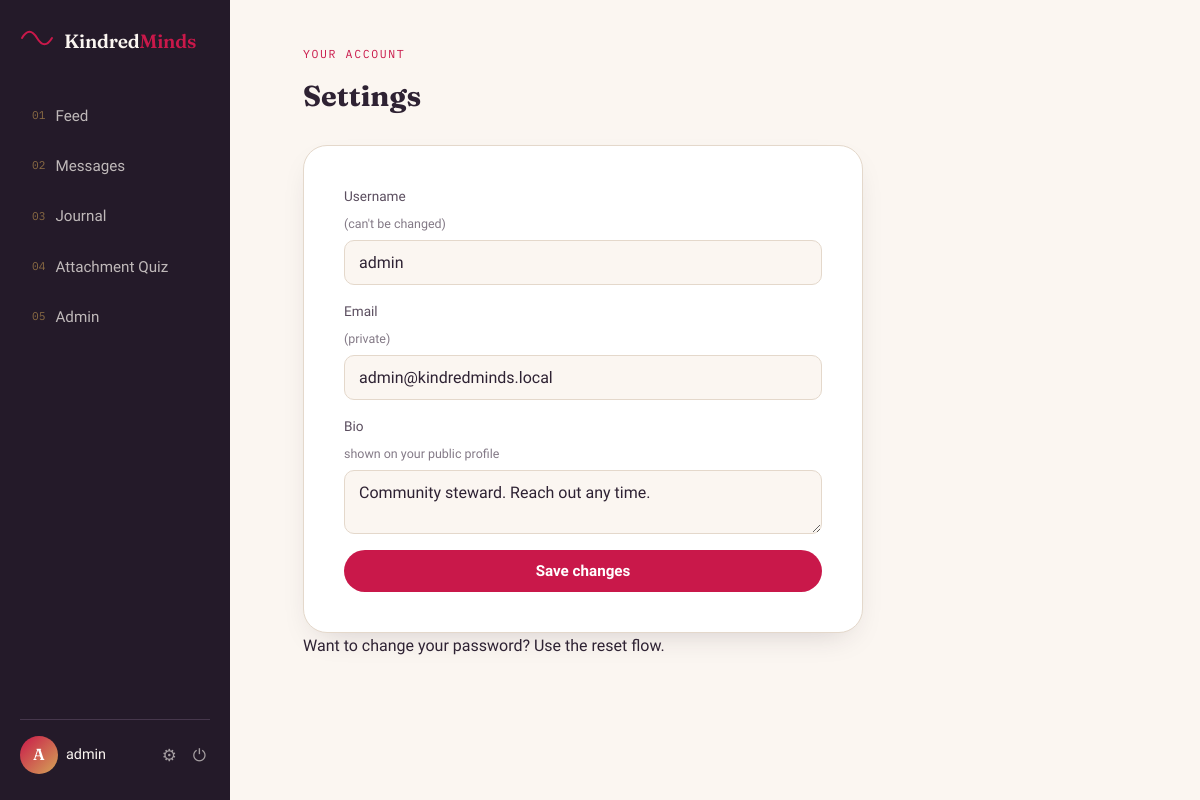
The app's page /settings (signed in) with its own data.
### tables this page shows
CREATE TABLE users (
            id INTEGER PRIMARY KEY AUTOINCREMENT,
            username TEXT UNIQUE NOT NULL,
            email TEXT UNIQUE NOT NULL,
            password_hash TEXT NOT NULL,
            bio TEXT DEFAULT '',
            is_admin INTEGER DEFAULT 0,
            is_banned INTEGER DEFAULT 0,
            created_at TEXT NOT NULL
        );

### app.py (the view)
@app.route("/settings", methods=["GET", "POST"])
@login_required
def settings():
    db = get_db()
    if request.method == "POST":
        bio = request.form.get("bio", "").strip()[:280]
        db.execute("UPDATE users SET bio = ? WHERE id = ?", (bio, session["user_id"]))
        db.commit()
        flash("Profile updated.", "success")
        return redirect(url_for("settings"))
    user = current_user()
    return render_template("settings.html", user=user)

### app.py (called while the page is built)
def get_db():
    if "db" not in g:
        g.db = sqlite3.connect(DB_PATH)
        g.db.row_factory = sqlite3.Row
        g.db.execute("PRAGMA foreign_keys = ON")
    return g.db

def login_required(view):
    @wraps(view)
    def wrapped(*args, **kwargs):
        if "user_id" not in session:
            flash("Please log in to continue.", "warning")
            return redirect(url_for("login", next=request.path))
        return view(*args, **kwargs)
    return wrapped

def current_user():
    if "user_id" not in session:
        return None
    return get_db().execute(
        "SELECT * FROM users WHERE id = ?", (session["user_id"],)
    ).fetchone()

@app.context_processor
def inject_user():
    return {"current_user": current_user(), "current_year": datetime.utcnow().year}

### templates/settings.html (shortened to what this page needs)
{% extends "base.html" %}
{% block content %}
<div class="page-head">
  <div>
    <span class="eyebrow">Your account</span>
    <h1>Settings</h1>
  </div>
</div>
<form class="auth-card auth-card-inline" method="POST">
  <label>Username <span class="label-note">(can't be changed)</span>
    <input type="text" value="{{ user.username }}" disabled>
  </label>
  <label>Email <span class="label-note">(private)</span>
    <input type="text" value="{{ user.email }}" disabled>
  </label>
  <label>Bio <span class="label-note">shown on your public profile</span>
    <textarea name="bio" maxlength="280" placeholder="A short line about you...">{{ user.bio }}</textarea>
  </label>
  <button type="submit" class="btn btn-rose">Save changes</button>
</form>
<p class="settings-note">
  Want to change your password? <a href="{{ url_for('forgot_password') }}">Use the reset flow</a>.
</p>
{% endblock %}

### templates/base.html (shortened to what this page needs)
<!DOCTYPE html>
<html lang="en">
<head>
<link rel="stylesheet" href="{{ url_for('static', filename='css/style.css') }}">
</head>
<body class="{% block bodyclass %}{% endblock %}">
{% if current_user %}
<div class="app-shell">
  <aside class="sidenav">
    <a href="{{ url_for('feed') }}" class="brand">
      <span class="brand-mark">
        <svg viewBox="0 0 40 24" width="34" height="20" fill="none">
          <path d="M2 12 C 8 2, 14 2, 20 12 S 32 22, 38 12" stroke="var(--rose)" stroke-width="2.4" stroke-linecap="round"/>
        </svg>
      </span>
      <span class="brand-word">Kindred<em>Minds</em></span>
    </a>
    <nav class="nav-links">
      <a href="{{ url_for('feed') }}" class="{{ 'active' if request.endpoint == 'feed' }}">
        <span class="nav-eyebrow">01</span> Feed
      </a>
      <a href="{{ url_for('messages_inbox') }}" class="{{ 'active' if request.endpoint in ['messages_inbox','conversation'] }}">
        <span class="nav-eyebrow">02</span> Messages
      </a>
      <a href="{{ url_for('journal') }}" class="{{ 'active' if request.endpoint == 'journal' }}">
        <span class="nav-eyebrow">03</span> Journal
      </a>
      <a href="{{ url_for('quiz') }}" class="{{ 'active' if request.endpoint in ['quiz','quiz_result'] }}">
        <span class="nav-eyebrow">04</span> Attachment Quiz
      </a>
      {% if current_user.is_admin %}
      <a href="{{ url_for('admin_dashboard') }}" class="{{ 'active' if request.endpoint == 'admin_dashboard' }}">
        <span class="nav-eyebrow">05</span> Admin
      </a>
      {% endif %}
    </nav>
    <div class="sidenav-footer">
      <a href="{{ url_for('profile', username=current_user.username) }}" class="mini-profile">
        <span class="avatar">{{ current_user.username[0]|upper }}</span>
        <span class="mini-profile-name">{{ current_user.username }}</span>
      </a>
      <a href="{{ url_for('settings') }}" class="icon-link" title="Settings">⚙</a>
      <a href="{{ url_for('logout') }}" class="icon-link" title="Log out">⏻</a>
    </div>
  </aside>
  <main class="app-main">
    {% block content %}{% endblock %}
  </main>
</div>
{% endif %}
</body>
</html>

### static/css/style.css (style rules this page uses)
:root { --paper: #FBF6F1; --paper-dim: #F3EBE1; --ink: #2E2233; --ink-soft: #5B4E5F; --plum: #241A29; --plum-soft: #382A3F; --rose: #C9184A; --rose-dark: #A11239; --gold: #D4A657; --sage: #7C9885; --line: #E4D8CB; --line-dark: #46374C; --white: #FFFFFF; --font-display: 'Fraunces', serif; --font-body: 'Work Sans', sans-serif; --font-mono: 'IBM Plex Mono', monospace; --radius-sm: 10px; --radius-md: 16px; --radius-lg: 24px; --shadow-soft: 0 12px 32px -16px rgba(46, 34, 51, 0.25); --shadow-tiny: 0 2px 8px -2px rgba(46, 34, 51, 0.18); }
* { box-sizing: border-box; }
html, body { margin: 0; padding: 0; background: var(--paper); color: var(--ink); font-family: var(--font-body); font-size: 16px; line-height: 1.6; -webkit-font-smoothing: antialiased; }
a { color: inherit; text-decoration: none; }
button { font-family: inherit; cursor: pointer; }
textarea, input, select { font-family: inherit; font-size: 1rem; }
h1, h2, h3 { font-family: var(--font-display); color: var(--ink); margin: 0; }
p { margin: 0; }
.eyebrow { font-family: var(--font-mono); font-size: 0.72rem; letter-spacing: 0.14em; text-transform: uppercase; color: var(--rose); display: inline-block; margin-bottom: 10px; }
.btn { display: inline-flex; align-items: center; justify-content: center; gap: 8px; border: none; border-radius: 999px; padding: 12px 22px; font-weight: 600; font-size: 0.95rem; transition: transform 0.15s ease, box-shadow 0.15s ease, background 0.15s ease; }
.btn-rose { background: var(--rose); color: var(--white); }
.icon-link { color: var(--paper); opacity: 0.6; font-size: 1.05rem; padding: 4px; }
.brand { display: flex; align-items: center; gap: 10px; }
.brand-word { font-family: var(--font-display); font-weight: 600; font-size: 1.2rem; letter-spacing: -0.01em; }
.brand-word em { color: var(--rose); font-style: normal; }
.auth-card { background: var(--white); border: 1px solid var(--line); border-radius: var(--radius-lg); padding: 40px; width: 100%; max-width: 420px; box-shadow: var(--shadow-soft); display: flex; flex-direction: column; gap: 16px; }
.auth-card label { display: flex; flex-direction: column; gap: 6px; font-size: 0.85rem; font-weight: 500; color: var(--ink-soft); }
.label-note { font-weight: 400; opacity: 0.75; font-size: 0.78rem; }
.auth-card input, .auth-card textarea { border: 1.5px solid var(--line); border-radius: var(--radius-sm); padding: 12px 14px; color: var(--ink); background: var(--paper); }
.auth-card-inline { max-width: 560px; }
.app-shell { display: flex; min-height: 100vh; }
.sidenav { width: 230px; background: var(--plum); color: var(--paper); display: flex; flex-direction: column; padding: 26px 20px; position: sticky; top: 0; height: 100vh; flex-shrink: 0; }
.sidenav .brand-word { color: var(--paper); }
.sidenav .brand { margin-bottom: 36px; }
.nav-links { display: flex; flex-direction: column; gap: 4px; flex: 1; }
.nav-links a { display: flex; align-items: center; gap: 10px; padding: 11px 12px; border-radius: var(--radius-sm); color: var(--paper); opacity: 0.72; font-size: 0.95rem; position: relative; }
.nav-eyebrow { font-family: var(--font-mono); font-size: 0.7rem; color: var(--gold); opacity: 0.8; }
.sidenav-footer { display: flex; align-items: center; gap: 8px; border-top: 1px solid var(--line-dark); padding-top: 16px; margin-top: 16px; }
.mini-profile { display: flex; align-items: center; gap: 8px; flex: 1; min-width: 0; }
.mini-profile-name { color: var(--paper); font-size: 0.9rem; font-weight: 500; overflow: hidden; text-overflow: ellipsis; white-space: nowrap; }
.app-main { flex: 1; padding: 40px 4vw 80px; max-width: 920px; margin: 0 auto; width: 100%; }
.avatar { width: 38px; height: 38px; border-radius: 50%; background: linear-gradient(135deg, var(--rose), var(--gold)); color: var(--white); display: flex; align-items: center; justify-content: center; font-weight: 600; font-family: var(--font-display); flex-shrink: 0; }
.page-head { margin-bottom: 26px; }
.page-head h1 { font-size: 1.8rem; }

### records on screen
users: username "A", username "admin", email "admin@kindredminds.local", bio "Community steward. Reach out any time."
